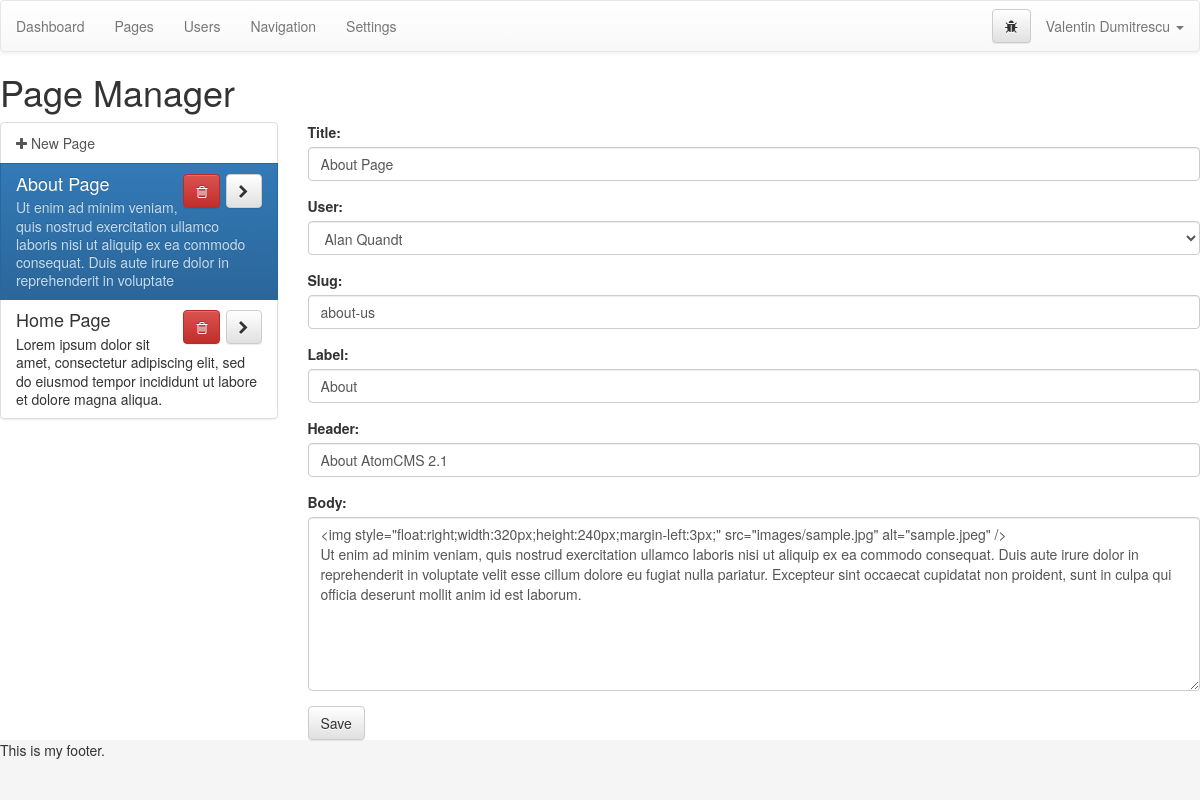
The app's page /admin/index.php?page=pages&id=2 (signed in) with its own data.
### tables this page shows
CREATE TABLE `posts` (
  `id` mediumint(9) NOT NULL,
  `user` mediumint(9) NOT NULL,
  `type` mediumint(9) NOT NULL,
  `slug` varchar(300) NOT NULL,
  `label` varchar(100) NOT NULL,
  `title` varchar(200) NOT NULL,
  `header` varchar(300) NOT NULL,
  `body` longtext NOT NULL
);

### admin/index.php (called while the page is built)
<?php
	include('template/header.php');
	include('views/'.$page.'.php');
	include('template/footer.php');
?>

### admin/functions/data.php (called while the page is built)
<?php
function data_setting_value($dbc, $id){
	$q = "SELECT * FROM settings WHERE id = '$id'";
	$r = mysqli_query($dbc, $q);
	$data = mysqli_fetch_assoc($r);
	return $data['value'];
}
function data_user($dbc, $id) {
	if(is_numeric($id)) {
		$cond = "WHERE id = '$id'";
	} else {
		$cond = "WHERE email = '$id'";
	}
	$q = "SELECT * FROM users $cond";
	$r = mysqli_query($dbc, $q);
	$data = mysqli_fetch_assoc($r);
	$data['fullname'] = $data['first'].' '.$data['last'];
	$data['fullname_reverse'] = $data['last'].', '.$data['first'];
	return $data;
}
function data_post($dbc, $id) {
	$q = "SELECT * FROM posts WHERE id = $id";
	$r = mysqli_query($dbc, $q);
	$data = mysqli_fetch_assoc($r);
	$data['body_nohtml'] = strip_tags($data['body']);
	if($data['body'] == $data['body_nohtml']) {
		$data['body_formatted'] = '<p>'.$data['body'].'</p>';
	} else {
		$data['body_formatted'] = $data['body'];
	}
	return $data;
}
?>

### admin/config/setup.php (called while the page is built, shortened)
<?php
include('../config/connection.php');
include('functions/data.php');
include('functions/sandbox.php');
$debug = data_setting_value($dbc, 'debug-status');
include('config/queries.php');
$user = data_user($dbc, $_SESSION['username']);
?>

### admin/config/queries.php (called while the page is built, shortened)
<?php
	switch ($page) {
		case 'pages':
			if(isset($_GET['id'])) { $opened = data_post($dbc, $_GET['id']); }
		break;
	}
?>

### admin/views/pages.php (the view, shortened to what this page needs)
<h1>Page Manager</h1>
<div class="row">
	<div class="col-md-3">
		<div class="list-group">
		<a class="list-group-item" href="?page=pages">
			<i class="fa fa-plus"></i> New Page
		</a>
		<?php
			$q = "SELECT * FROM posts WHERE type = 1 ORDER BY title ASC";
			$r = mysqli_query($dbc, $q);
			while($list = mysqli_fetch_assoc($r)) {
				$blurb = substr(strip_tags($list['body']), 0, 160);
			?>
			<div id="page_<?php echo $list['id']; ?>" class="list-group-item <?php selected($list['id'], $opened['id'], 'active'); ?>">
				<h4 class="list-group-item-heading"><?php echo $list['title']; ?>
				<span class="pull-right">
					<a href="#" id="del_<?php echo $list['id']; ?>" class="btn btn-danger btn-delete"><i class="fa fa-trash-o"></i></a>
					<a href="index.php?page=pages&id=<?php echo $list['id']; ?>" class="btn btn-default"><i class="fa fa-chevron-right"></i></a>
				</span>
				</h4>
				<p class="list-group-item-text"><?php echo $blurb; ?></p>
			</div>
		<?php } ?>
		</div>
	</div>
	<div class="col-md-9">
		<form action="index.php?page=pages&id=<?php echo $opened['id']; ?>" method="post" role="form">
			<div class="form-group">
				<label for="title">Title:</label>
				<input class="form-control" type="text" name="title" id="title" value="<?php echo $opened['title']; ?>" placeholder="Page Title">
			</div>
			<div class="form-group">
				<label for="user">User:</label>
				<select class="form-control" name="user" id="user">
					<?php
						$q = "SELECT id FROM users ORDER BY first ASC";
						$r = mysqli_query($dbc, $q);
						while($user_list = mysqli_fetch_assoc($r)) {
							$user_data = data_user($dbc, $user_list['id']);
						?>
							<option value="<?php echo $user_data['id']; ?>"
								<?php
									if(isset($_GET['id'])){
										selected($user_data['id'], $opened['user'], 'selected');
									} else {
										selected($user_data['id'], $user['id'], 'selected');
									}
								?>><?php echo $user_data['fullname']; ?></option>
						<?php } ?>
				</select>
			</div>
			<div class="form-group">
				<label for="slug">Slug:</label>
				<input class="form-control" type="text" name="slug" id="slug" value="<?php echo $opened['slug']; ?>" placeholder="Page Slug">
			</div>
			<div class="form-group">
				<label for="label">Label:</label>
				<input class="form-control" type="text" name="label" id="label" value="<?php echo $opened['label']; ?>" placeholder="Page Label">
			</div>
			<div class="form-group">
				<label for="header">Header:</label>
				<input class="form-control" type="text" name="header" id="header" value="<?php echo $opened['header']; ?>" placeholder="Page Header">
			</div>
			<div class="form-group">
				<label for="body">Body:</label>
				<textarea class="form-control editor" name="body" id="body" rows="8" placeholder="Page Body"><?php echo $opened['body']; ?></textarea>
			</div>
			<button type="submit" class="btn btn-default">Save</button>
		</form>
	</div>
</div>

### admin/template/header.php (shortened to what this page needs)
<?php include('config/setup.php'); ?>
<!DOCTYPE html>
<html>
<head>
	<?php include('config/css.php'); ?>
</head>
<body>
	<div id="wrap">
		<?php include(D_TEMPLATE.'/navigation.php');  ?>

### admin/config/css.php (shortened to what this page needs)
<link rel="stylesheet" href="//netdna.bootstrapcdn.com/bootstrap/3.0.3/css/bootstrap.min.css">
<link rel="stylesheet" href="//netdna.bootstrapcdn.com/bootstrap/3.0.3/css/bootstrap-theme.min.css">
<link rel="stylesheet" href="//code.jquery.com/ui/1.10.4/themes/smoothness/jquery-ui-custom.css">
<link rel="stylesheet" href="css/dropzone.css">
<link rel="stylesheet" href="css/jquery.atom.SaveOnBlur.css">
<link href="//netdna.bootstrapcdn.com/font-awesome/4.0.3/css/font-awesome.css" rel="stylesheet">

### admin/template/navigation.php (shortened to what this page needs)
<nav class="navbar navbar-default" role="navigation">
		<ul class="nav navbar-nav">
			<li><a href="?page=dashboard">Dashboard</a></li>
			<li><a href="?page=pages">Pages</a></li>
			<li><a href="?page=users">Users</a></li>
			<li><a href="?page=navigation">Navigation</a></li>
			<li><a href="?page=settings">Settings</a></li>
		</ul>
		<div class="pull-right">
			<ul class="nav navbar-nav">
				<li>
					<?php if($debug == 1) { ?>
						<button type="button" id="btn-debug" class="btn btn-default navbar-btn"><i class="fa fa-bug"></i></button>
					<?php } ?>
				</li>
				<li class="dropdown">
					<a href="#" class="dropdown-toggle" data-toggle="dropdown"><?php echo $user['fullname']; ?> <b class="caret"></b></a>
				</li>
			</ul>
		</div>
</nav>

### admin/functions/sandbox.php
<?php
function selected($value1, $value2, $return) {
	if($value1 == $value2) {
		echo $return;
	}
}
?>

### admin/template/footer.php (shortened to what this page needs)
	</div>
	<footer id="footer">
		<p>This is my footer.</p>
	</footer>
</body>
</html>

### admin/config/css.php (style rules this page uses)
html, body { height: 100%; }
#wrap { min-height: 100%; height: auto; margin: 0 auto -60px; padding: 0 0 60px; }
#footer { height: 60px; background-color: #f5f5f5; }

### records on screen
posts: title "About Page", body "Ut enim ad minim veniam, quis nostrud exercitation ullamco laboris nisi ut aliquip ex ea commodo consequat. Duis aute irure dolor in reprehenderit in voluptate", slug "about-us", label "About", header "About AtomCMS 2.1", body "<img style=\"float:right;width:320px;height:240px;margin-left:3px;\" src=\"images/sample.jpg\" alt=\"sample.jpeg\" /> Ut enim ad minim veniam, quis nostrud exercitation ullamco laboris nisi ut aliquip ex ea commodo consequat. Duis aute irure dolor in reprehenderit in voluptate velit esse cillum dolore eu fugiat nulla pariatur. Excepteur sint occaecat cupidatat non proident, sunt in culpa qui officia deserunt mollit anim id est laborum."
posts: title "Home Page", body "Lorem ipsum dolor sit amet, consectetur adipiscing elit, sed do eiusmod tempor incididunt ut labore et dolore magna aliqua."

### other values on screen
$user['fullname'] "Valentin Dumitrescu"
form field user "Alan Quandt"
